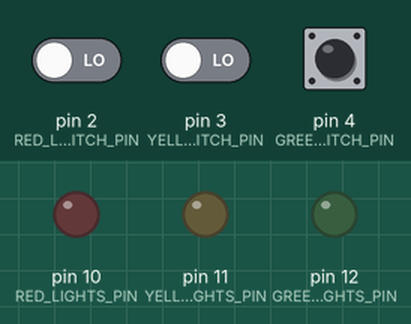
Bench run of a sketch on a simulated Arduino Uno, built with avr-gcc and run on an emulated ATmega328P. Parts: output pins drawn as LEDs (lit = HIGH). The inputs (shaded band) are chosen by the test bench; at power-on: pin 2 (RED_LIGHTS_SWITCH_PIN) LOW, pin 3 (YELLOW_LIGHTS_SWITCH_PIN) LOW, pin 4 (GREEN_LIGHTS_SWITCH_PIN) LOW.

Above: at 12.3 s.
12.4 s: pin 2 (RED_LIGHTS_SWITCH_PIN) driven HIGH and pin 3 (YELLOW_LIGHTS_SWITCH_PIN) driven HIGH
At 17.0 s:
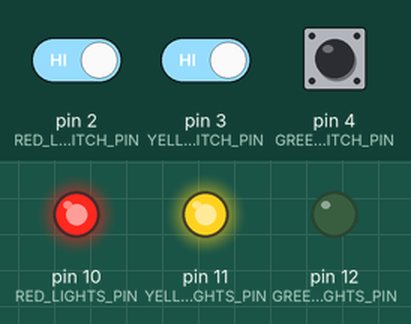
24.5 s: pin 3 (YELLOW_LIGHTS_SWITCH_PIN) driven LOW
At 30.5 s:
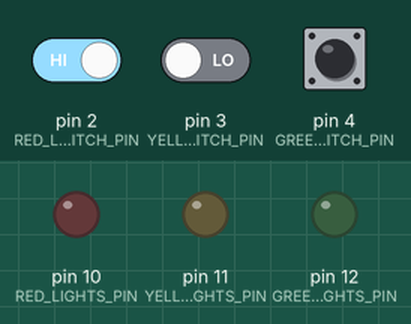
31.0 s: pin 2 (RED_LIGHTS_SWITCH_PIN) driven LOW
At 31.7 s:
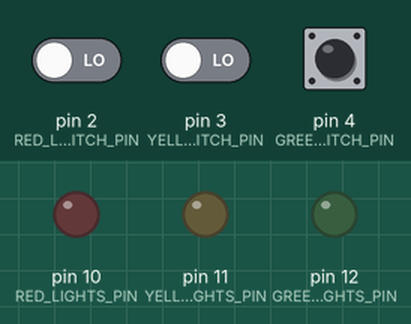
37.1 s: pin 2 (RED_LIGHTS_SWITCH_PIN) driven HIGH
At 40.5 s:
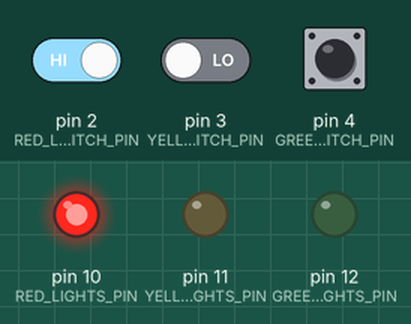
51.1 s: pin 4 (GREEN_LIGHTS_SWITCH_PIN) pulled HIGH for 3 s
At 52.8 s:
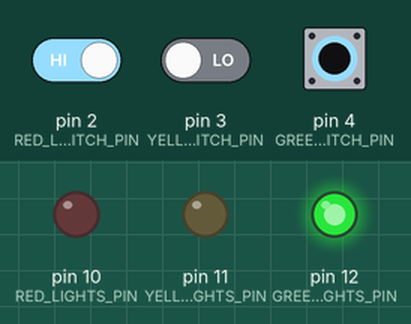
58.0 s: pin 3 (YELLOW_LIGHTS_SWITCH_PIN) driven HIGH
At 68.8 s:
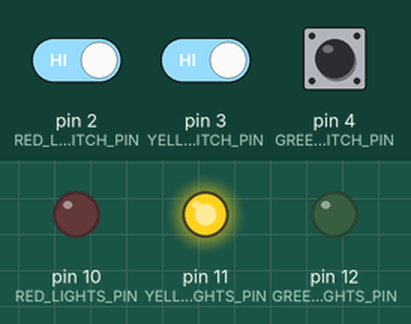
Timing chart, 0 to 70.5 s (numbered marks = the images above; inputs shaded):
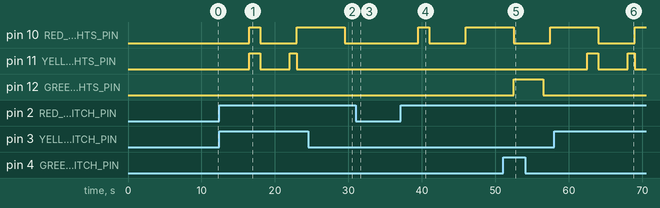

The sketch:

spacecat_traffic_lights.ino
```cpp
#include "Arduino.h"  // include information about our HERO

const byte RED_LIGHTS_PIN = 10;    // pin controlling the red led
const byte YELLOW_LIGHTS_PIN = 11;  // pin controlling the yellow led
const byte GREEN_LIGHTS_PIN = 12;  // pin controlling the green led

const byte RED_LIGHTS_SWITCH_PIN = 2;    // red lights controlled by switch 1
const byte YELLOW_LIGHTS_SWITCH_PIN = 3;  // yellow lights controlled by switch 2
const byte GREEN_LIGHTS_SWITCH_PIN = 4;  // green lights controlled by switch 3

enum LedState { red, redamber, green, amber };
LedState next_state;

void setup() {
  pinMode(RED_LIGHTS_PIN, OUTPUT);    // pin controlling the cabin lights
  pinMode(YELLOW_LIGHTS_PIN, OUTPUT);  // pin controlling the storage lights
  pinMode(GREEN_LIGHTS_PIN, OUTPUT);  // pin controlling the exterior lights

  pinMode(RED_LIGHTS_SWITCH_PIN, INPUT);    // pin connected to switch 1 (cabin lights)
  pinMode(YELLOW_LIGHTS_SWITCH_PIN, INPUT);  // pin connected to switch 2 (storage lights)
  pinMode(GREEN_LIGHTS_SWITCH_PIN, INPUT);  // pin connected to switch 3 (exterior lights)

  next_state = red;
}

//turns on the red led if the dip switch is enabled
void go_red() {
  if (digitalRead(RED_LIGHTS_SWITCH_PIN) == HIGH) {
      digitalWrite(RED_LIGHTS_PIN, HIGH);
    } else {
      digitalWrite(RED_LIGHTS_PIN, LOW);
    }
    digitalWrite(YELLOW_LIGHTS_PIN, LOW);
    digitalWrite(GREEN_LIGHTS_PIN, LOW);
}

//turns on the red and yellow led if the respective dip switch is enabled
void go_redamber() {
  if (digitalRead(RED_LIGHTS_SWITCH_PIN) == HIGH) {
      digitalWrite(RED_LIGHTS_PIN, HIGH);
    } else {
      digitalWrite(RED_LIGHTS_PIN, LOW);
    }
    if (digitalRead(YELLOW_LIGHTS_SWITCH_PIN) == HIGH) {
      digitalWrite(YELLOW_LIGHTS_PIN, HIGH);
    } else {
      digitalWrite(YELLOW_LIGHTS_PIN, LOW);
    }
    digitalWrite(GREEN_LIGHTS_PIN, LOW);
}

//turns on the green led if the dip switch is enabled
void go_green() {
      if (digitalRead(GREEN_LIGHTS_SWITCH_PIN) == HIGH) {
      digitalWrite(GREEN_LIGHTS_PIN, HIGH);
    } else {
      digitalWrite(GREEN_LIGHTS_PIN, LOW);
    }
    digitalWrite(RED_LIGHTS_PIN, LOW);
    digitalWrite(YELLOW_LIGHTS_PIN, LOW);
}

//turns on the yellow led if the dip switch is enabled
void go_amber() {
    if (digitalRead(YELLOW_LIGHTS_SWITCH_PIN) == HIGH) {
      digitalWrite(YELLOW_LIGHTS_PIN, HIGH);
    } else {
      digitalWrite(YELLOW_LIGHTS_PIN, LOW);
    }
    digitalWrite(RED_LIGHTS_PIN, LOW);
    digitalWrite(GREEN_LIGHTS_PIN, LOW);
}

// Cycles through the given states, and applies next state in the sequence
void loop() {
  switch(next_state) {
    case red:       go_red();       delay(5000);  next_state = redamber;
    case redamber:  go_redamber();  delay(1500);  next_state = green;
    case green:     go_green();     delay(4000);  next_state = amber;
    case amber:     go_amber();     delay(1000);  next_state = red;
  }
}
```

Measured:
- after the input at 12.4 s, pin 10 (RED_LIGHTS_PIN): LOW → HIGH after 4.1 s, → LOW 1.5 s later, → HIGH 5.0 s later; pin 11 (YELLOW_LIGHTS_PIN): LOW → HIGH after 4.1 s, → LOW 1.5 s later, → HIGH 4.0 s later, → LOW 1.0 s later
- after the input at 24.5 s, pin 11 (YELLOW_LIGHTS_PIN): stays LOW (without the input it goes to HIGH after 3.5 s)
- after the input at 31.0 s, pin 10 (RED_LIGHTS_PIN): stays LOW (without the input it goes to HIGH after 3.5 s)
- after the input at 37.1 s, pin 10 (RED_LIGHTS_PIN): LOW → HIGH after 2.4 s, → LOW 1.5 s later, → HIGH 5.0 s later
- after the input at 51.1 s, pin 12 (GREEN_LIGHTS_PIN): LOW → HIGH after 1.4 s, → LOW 4.0 s later
- after the input at 58.0 s, pin 11 (YELLOW_LIGHTS_PIN): LOW → HIGH after 4.5 s, → LOW 1.5 s later, → HIGH 4.0 s later, → LOW 1.0 s later
